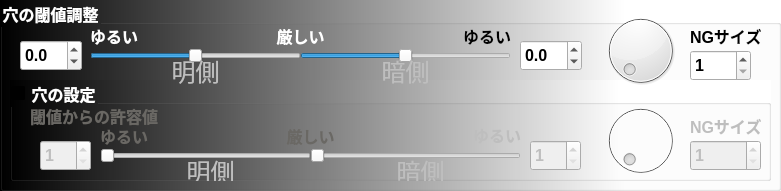
   <widget class="QGroupBox" name="gbDetailSettingH" >
    <property name="geometry" >
     <rect>
      <x>10</x>
      <y>660</y>
      <width>781</width>
      <height>191</height>
     </rect>
    </property>
    <property name="palette" >
     <palette>
      <active>
       <colorrole role="WindowText" >
        <brush brushstyle="SolidPattern" >
         <color alpha="255" >
          <red>255</red>
          <green>255</green>
          <blue>255</blue>
         </color>
        </brush>
       </colorrole>
      </active>
      <inactive>
       <colorrole role="WindowText" >
        <brush brushstyle="SolidPattern" >
         <color alpha="255" >
          <red>255</red>
          <green>255</green>
          <blue>255</blue>
         </color>
        </brush>
       </colorrole>
      </inactive>
      <disabled>
       <colorrole role="WindowText" >
        <brush brushstyle="SolidPattern" >
         <color alpha="255" >
          <red>106</red>
          <green>104</green>
          <blue>100</blue>
         </color>
        </brush>
       </colorrole>
      </disabled>
     </palette>
    </property>
    <property name="font" >
     <font>
      <family>MS UI Gothic</family>
      <pointsize>12</pointsize>
      <weight>75</weight>
      <italic>false</italic>
      <bold>true</bold>
      <underline>false</underline>
      <strikeout>false</strikeout>
     </font>
    </property>
    <property name="styleSheet" >
     <string notr="true" >QGroupBox{
	background-color: qlineargradient( x1: 0, y1: 0, x2:0.8, x2: 0.8, stop: 0 #000000, stop: 1 white);
}
</string>
    </property>
    <property name="title" >
     <string>穴の閾値調整</string>
    </property>
    <widget class="QGroupBox" name="gbDetailSettingForHole" >
     <property name="geometry" >
      <rect>
       <x>10</x>
       <y>80</y>
       <width>761</width>
       <height>101</height>
      </rect>
     </property>
     <property name="palette" >
      <palette>
       <active>
        <colorrole role="WindowText" >
         <brush brushstyle="SolidPattern" >
          <color alpha="255" >
           <red>255</red>
           <green>255</green>
           <blue>255</blue>
          </color>
         </brush>
        </colorrole>
       </active>
       <inactive>
        <colorrole role="WindowText" >
         <brush brushstyle="SolidPattern" >
          <color alpha="255" >
           <red>255</red>
           <green>255</green>
           <blue>255</blue>
          </color>
         </brush>
        </colorrole>
       </inactive>
       <disabled>
        <colorrole role="WindowText" >
         <brush brushstyle="SolidPattern" >
          <color alpha="255" >
           <red>106</red>
           <green>104</green>
           <blue>100</blue>
          </color>
         </brush>
        </colorrole>
       </disabled>
      </palette>
     </property>
     <property name="font" >
      <font>
       <family>MS UI Gothic</family>
       <pointsize>12</pointsize>
       <weight>75</weight>
       <italic>false</italic>
       <bold>true</bold>
       <underline>false</underline>
       <strikeout>false</strikeout>
      </font>
     </property>
     <property name="title" >
      <string>穴の設定</string>
     </property>
     <property name="checkable" >
      <bool>true</bool>
     </property>
     <property name="checked" >
      <bool>false</bool>
     </property>
     <widget class="QLabel" name="label_11" >
      <property name="geometry" >
       <rect>
        <x>460</x>
        <y>39</y>
        <width>51</width>
        <height>31</height>
       </rect>
      </property>
      <property name="palette" >
       <palette>
        <active/>
        <inactive/>
        <disabled/>
       </palette>
      </property>
      <property name="font" >
       <font>
        <family>MS UI Gothic</family>
        <pointsize>12</pointsize>
        <weight>75</weight>
        <italic>false</italic>
        <bold>true</bold>
        <underline>false</underline>
        <strikeout>false</strikeout>
       </font>
      </property>
      <property name="styleSheet" >
       <string notr="true" >background: none;</string>
      </property>
      <property name="text" >
       <string>ゆるい</string>
      </property>
      <property name="alignment" >
       <set>Qt::AlignLeading|Qt::AlignLeft|Qt::AlignRight|Qt::AlignTrailing|Qt::AlignVCenter</set>
      </property>
     </widget>
     <widget class="QSpinBox" name="sbNGThresholdForHole_D" >
      <property name="geometry" >
       <rect>
        <x>520</x>
        <y>60</y>
        <width>51</width>
        <height>31</height>
       </rect>
      </property>
      <property name="font" >
       <font>
        <family>MS UI Gothic</family>
        <pointsize>12</pointsize>
        <weight>75</weight>
        <italic>false</italic>
        <bold>true</bold>
        <underline>false</underline>
        <strikeout>false</strikeout>
       </font>
      </property>
      <property name="styleSheet" >
       <string notr="true" >background: none;</string>
      </property>
      <property name="minimum" >
       <number>1</number>
      </property>
      <property name="maximum" >
       <number>255</number>
      </property>
      <property name="value" >
       <number>1</number>
      </property>
     </widget>
     <widget class="QLabel" name="label_24" >
      <property name="geometry" >
       <rect>
        <x>275</x>
        <y>40</y>
        <width>51</width>
        <height>31</height>
       </rect>
      </property>
      <property name="palette" >
       <palette>
        <active>
         <colorrole role="WindowText" >
          <brush brushstyle="SolidPattern" >
           <color alpha="255" >
            <red>255</red>
            <green>255</green>
            <blue>255</blue>
           </color>
          </brush>
         </colorrole>
        </active>
        <inactive>
         <colorrole role="WindowText" >
          <brush brushstyle="SolidPattern" >
           <color alpha="255" >
            <red>255</red>
            <green>255</green>
            <blue>255</blue>
           </color>
          </brush>
         </colorrole>
        </inactive>
        <disabled>
         <colorrole role="WindowText" >
          <brush brushstyle="SolidPattern" >
           <color alpha="255" >
            <red>106</red>
            <green>104</green>
            <blue>100</blue>
           </color>
          </brush>
         </colorrole>
        </disabled>
       </palette>
      </property>
      <property name="font" >
       <font>
        <family>MS UI Gothic</family>
        <pointsize>12</pointsize>
        <weight>75</weight>
        <italic>false</italic>
        <bold>true</bold>
        <underline>false</underline>
        <strikeout>false</strikeout>
       </font>
      </property>
      <property name="styleSheet" >
       <string notr="true" >background: none;</string>
      </property>
      <property name="text" >
       <string>厳しい</string>
      </property>
      <property name="alignment" >
       <set>Qt::AlignCenter|Qt::AlignHCenter|Qt::AlignLeading|Qt::AlignLeft|Qt::AlignVCenter</set>
      </property>
     </widget>
     <widget class="QSpinBox" name="sbMinimumNGSizeForHole" >
      <property name="geometry" >
       <rect>
        <x>680</x>
        <y>60</y>
        <width>71</width>
        <height>31</height>
       </rect>
      </property>
      <property name="font" >
       <font>
        <family>MS UI Gothic</family>
        <pointsize>12</pointsize>
        <weight>75</weight>
        <italic>false</italic>
        <bold>true</bold>
        <underline>false</underline>
        <strikeout>false</strikeout>
       </font>
      </property>
      <property name="styleSheet" >
       <string notr="true" >background: none;</string>
      </property>
      <property name="minimum" >
       <number>1</number>
      </property>
      <property name="maximum" >
       <number>99999</number>
      </property>
      <property name="value" >
       <number>1</number>
      </property>
     </widget>
     <widget class="QLabel" name="label_25" >
      <property name="geometry" >
       <rect>
        <x>20</x>
        <y>20</y>
        <width>291</width>
        <height>31</height>
       </rect>
      </property>
      <property name="palette" >
       <palette>
        <active>
         <colorrole role="WindowText" >
          <brush brushstyle="SolidPattern" >
           <color alpha="255" >
            <red>255</red>
            <green>255</green>
            <blue>255</blue>
           </color>
          </brush>
         </colorrole>
        </active>
        <inactive>
         <colorrole role="WindowText" >
          <brush brushstyle="SolidPattern" >
           <color alpha="255" >
            <red>255</red>
            <green>255</green>
            <blue>255</blue>
           </color>
          </brush>
         </colorrole>
        </inactive>
        <disabled>
         <colorrole role="WindowText" >
          <brush brushstyle="SolidPattern" >
           <color alpha="255" >
            <red>106</red>
            <green>104</green>
            <blue>100</blue>
           </color>
          </brush>
         </colorrole>
        </disabled>
       </palette>
      </property>
      <property name="font" >
       <font>
        <family>MS UI Gothic</family>
        <pointsize>12</pointsize>
        <weight>75</weight>
        <italic>false</italic>
        <bold>true</bold>
        <underline>false</underline>
        <strikeout>false</strikeout>
       </font>
      </property>
      <property name="styleSheet" >
       <string notr="true" >background: none;</string>
      </property>
      <property name="text" >
       <string>閾値からの許容値</string>
      </property>
     </widget>
     <widget class="QLabel" name="label_26" >
      <property name="geometry" >
       <rect>
        <x>680</x>
        <y>30</y>
        <width>71</width>
        <height>31</height>
       </rect>
      </property>
      <property name="palette" >
       <palette>
        <active/>
        <inactive/>
        <disabled/>
       </palette>
      </property>
      <property name="font" >
       <font>
        <family>MS UI Gothic</family>
        <pointsize>12</pointsize>
        <weight>75</weight>
        <italic>false</italic>
        <bold>true</bold>
        <underline>false</underline>
        <strikeout>false</strikeout>
       </font>
      </property>
      <property name="styleSheet" >
       <string notr="true" >background: none;</string>
      </property>
      <property name="text" >
       <string>NGサイズ</string>
      </property>
     </widget>
     <widget class="QDial" name="diMinimumNGSizeForHole" >
      <property name="geometry" >
       <rect>
        <x>590</x>
        <y>20</y>
        <width>81</width>
        <height>81</height>
       </rect>
      </property>
      <property name="minimum" >
       <number>1</number>
      </property>
      <property name="value" >
       <number>1</number>
      </property>
     </widget>
     <widget class="QLabel" name="label_22" >
      <property name="geometry" >
       <rect>
        <x>90</x>
        <y>40</y>
        <width>51</width>
        <height>31</height>
       </rect>
      </property>
      <property name="palette" >
       <palette>
        <active>
         <colorrole role="WindowText" >
          <brush brushstyle="SolidPattern" >
           <color alpha="255" >
            <red>255</red>
            <green>255</green>
            <blue>255</blue>
           </color>
          </brush>
         </colorrole>
        </active>
        <inactive>
         <colorrole role="WindowText" >
          <brush brushstyle="SolidPattern" >
           <color alpha="255" >
            <red>255</red>
            <green>255</green>
            <blue>255</blue>
           </color>
          </brush>
         </colorrole>
        </inactive>
        <disabled>
         <colorrole role="WindowText" >
          <brush brushstyle="SolidPattern" >
           <color alpha="255" >
            <red>106</red>
            <green>104</green>
            <blue>100</blue>
           </color>
          </brush>
         </colorrole>
        </disabled>
       </palette>
      </property>
      <property name="font" >
       <font>
        <family>MS UI Gothic</family>
        <pointsize>12</pointsize>
        <weight>75</weight>
        <italic>false</italic>
        <bold>true</bold>
        <underline>false</underline>
        <strikeout>false</strikeout>
       </font>
      </property>
      <property name="styleSheet" >
       <string notr="true" >background: none;</string>
      </property>
      <property name="text" >
       <string>ゆるい</string>
      </property>
     </widget>
     <widget class="QSpinBox" name="sbNGThresholdForHole_B" >
      <property name="geometry" >
       <rect>
        <x>30</x>
        <y>60</y>
        <width>51</width>
        <height>31</height>
       </rect>
      </property>
      <property name="font" >
       <font>
        <family>MS UI Gothic</family>
        <pointsize>12</pointsize>
        <weight>75</weight>
        <italic>false</italic>
        <bold>true</bold>
        <underline>false</underline>
        <strikeout>false</strikeout>
       </font>
      </property>
      <property name="styleSheet" >
       <string notr="true" >background: none;</string>
      </property>
      <property name="minimum" >
       <number>1</number>
      </property>
      <property name="maximum" >
       <number>255</number>
      </property>
      <property name="value" >
       <number>1</number>
      </property>
     </widget>
     <widget class="QLabel" name="label_40" >
      <property name="enabled" >
       <bool>false</bool>
      </property>
      <property name="geometry" >
       <rect>
        <x>140</x>
        <y>70</y>
        <width>121</width>
        <height>41</height>
       </rect>
      </property>
      <property name="font" >
       <font>
        <family>MS UI Gothic</family>
        <pointsize>18</pointsize>
        <weight>50</weight>
        <italic>false</italic>
        <bold>false</bold>
        <underline>false</underline>
        <strikeout>false</strikeout>
       </font>
      </property>
      <property name="styleSheet" >
       <string notr="true" >background: none;</string>
      </property>
      <property name="text" >
       <string>明側</string>
      </property>
      <property name="alignment" >
       <set>Qt::AlignCenter|Qt::AlignHCenter|Qt::AlignLeading|Qt::AlignLeft|Qt::AlignVCenter</set>
      </property>
     </widget>
     <widget class="QLabel" name="label_41" >
      <property name="enabled" >
       <bool>false</bool>
      </property>
      <property name="geometry" >
       <rect>
        <x>350</x>
        <y>70</y>
        <width>121</width>
        <height>41</height>
       </rect>
      </property>
      <property name="font" >
       <font>
        <family>MS UI Gothic</family>
        <pointsize>18</pointsize>
        <weight>50</weight>
        <italic>false</italic>
        <bold>false</bold>
        <underline>false</underline>
        <strikeout>false</strikeout>
       </font>
      </property>
      <property name="styleSheet" >
       <string notr="true" >background: none;</string>
      </property>
      <property name="text" >
       <string>暗側</string>
      </property>
      <property name="alignment" >
       <set>Qt::AlignCenter|Qt::AlignHCenter|Qt::AlignLeading|Qt::AlignLeft|Qt::AlignVCenter</set>
      </property>
     </widget>
     <widget class="QSlider" name="hsNGThresholdForHole_B" >
      <property name="geometry" >
       <rect>
        <x>90</x>
        <y>60</y>
        <width>211</width>
        <height>31</height>
       </rect>
      </property>
      <property name="styleSheet" >
       <string notr="true" >background: none;</string>
      </property>
      <property name="minimum" >
       <number>1</number>
      </property>
      <property name="maximum" >
       <number>30</number>
      </property>
      <property name="pageStep" >
       <number>5</number>
      </property>
      <property name="orientation" >
       <enum>Qt::Horizontal</enum>
      </property>
     </widget>
     <widget class="QSlider" name="hsNGThresholdForHole_D" >
      <property name="geometry" >
       <rect>
        <x>300</x>
        <y>60</y>
        <width>211</width>
        <height>31</height>
       </rect>
      </property>
      <property name="styleSheet" >
       <string notr="true" >background: none;</string>
      </property>
      <property name="minimum" >
       <number>1</number>
      </property>
      <property name="maximum" >
       <number>30</number>
      </property>
      <property name="pageStep" >
       <number>5</number>
      </property>
      <property name="orientation" >
       <enum>Qt::Horizontal</enum>
      </property>
     </widget>
    </widget>
    <widget class="QDoubleSpinBox" name="dsbNGThresholdH_D" >
     <property name="geometry" >
      <rect>
       <x>520</x>
       <y>40</y>
       <width>62</width>
       <height>31</height>
      </rect>
     </property>
     <property name="font" >
      <font>
       <family>MS UI Gothic</family>
       <pointsize>12</pointsize>
       <weight>75</weight>
       <italic>false</italic>
       <bold>true</bold>
       <underline>false</underline>
       <strikeout>false</strikeout>
      </font>
     </property>
     <property name="styleSheet" >
      <string notr="true" >background: none;</string>
     </property>
     <property name="decimals" >
      <number>1</number>
     </property>
     <property name="minimum" >
      <double>-1.000000000000000</double>
     </property>
     <property name="maximum" >
      <double>1.000000000000000</double>
     </property>
     <property name="singleStep" >
      <double>0.100000000000000</double>
     </property>
    </widget>
    <widget class="QSpinBox" name="sbMinimumNGSizeH" >
     <property name="geometry" >
      <rect>
       <x>690</x>
       <y>50</y>
       <width>61</width>
       <height>31</height>
      </rect>
     </property>
     <property name="font" >
      <font>
       <family>MS UI Gothic</family>
       <pointsize>12</pointsize>
       <weight>75</weight>
       <italic>false</italic>
       <bold>true</bold>
       <underline>false</underline>
       <strikeout>false</strikeout>
      </font>
     </property>
     <property name="styleSheet" >
      <string notr="true" >background: none;</string>
     </property>
     <property name="minimum" >
      <number>1</number>
     </property>
     <property name="maximum" >
      <number>9999</number>
     </property>
     <property name="value" >
      <number>1</number>
     </property>
    </widget>
    <widget class="QDial" name="diMinimumNGSizeH" >
     <property name="geometry" >
      <rect>
       <x>600</x>
       <y>10</y>
       <width>81</width>
       <height>81</height>
      </rect>
     </property>
     <property name="minimum" >
      <number>1</number>
     </property>
     <property name="value" >
      <number>1</number>
     </property>
    </widget>
    <widget class="QLabel" name="lbStrongH" >
     <property name="geometry" >
      <rect>
       <x>275</x>
       <y>20</y>
       <width>51</width>
       <height>31</height>
      </rect>
     </property>
     <property name="palette" >
      <palette>
       <active>
        <colorrole role="WindowText" >
         <brush brushstyle="SolidPattern" >
          <color alpha="255" >
           <red>255</red>
           <green>255</green>
           <blue>255</blue>
          </color>
         </brush>
        </colorrole>
       </active>
       <inactive>
        <colorrole role="WindowText" >
         <brush brushstyle="SolidPattern" >
          <color alpha="255" >
           <red>255</red>
           <green>255</green>
           <blue>255</blue>
          </color>
         </brush>
        </colorrole>
       </inactive>
       <disabled>
        <colorrole role="WindowText" >
         <brush brushstyle="SolidPattern" >
          <color alpha="255" >
           <red>106</red>
           <green>104</green>
           <blue>100</blue>
          </color>
         </brush>
        </colorrole>
       </disabled>
      </palette>
     </property>
     <property name="font" >
      <font>
       <family>MS UI Gothic</family>
       <pointsize>12</pointsize>
       <weight>75</weight>
       <italic>false</italic>
       <bold>true</bold>
       <underline>false</underline>
       <strikeout>false</strikeout>
      </font>
     </property>
     <property name="styleSheet" >
      <string notr="true" >background: none;</string>
     </property>
     <property name="text" >
      <string>厳しい</string>
     </property>
     <property name="alignment" >
      <set>Qt::AlignCenter|Qt::AlignHCenter|Qt::AlignLeading|Qt::AlignLeft|Qt::AlignVCenter</set>
     </property>
    </widget>
    <widget class="QLabel" name="lbWeakH_D" >
     <property name="geometry" >
      <rect>
       <x>460</x>
       <y>20</y>
       <width>51</width>
       <height>31</height>
      </rect>
     </property>
     <property name="palette" >
      <palette>
       <active/>
       <inactive/>
       <disabled/>
      </palette>
     </property>
     <property name="font" >
      <font>
       <family>MS UI Gothic</family>
       <pointsize>12</pointsize>
       <weight>75</weight>
       <italic>false</italic>
       <bold>true</bold>
       <underline>false</underline>
       <strikeout>false</strikeout>
      </font>
     </property>
     <property name="styleSheet" >
      <string notr="true" >background: none;</string>
     </property>
     <property name="text" >
      <string>ゆるい</string>
     </property>
     <property name="alignment" >
      <set>Qt::AlignLeading|Qt::AlignLeft|Qt::AlignRight|Qt::AlignTrailing|Qt::AlignVCenter</set>
     </property>
    </widget>
    <widget class="QLabel" name="lbMinimumNGSizeH" >
     <property name="geometry" >
      <rect>
       <x>690</x>
       <y>20</y>
       <width>71</width>
       <height>31</height>
      </rect>
     </property>
     <property name="palette" >
      <palette>
       <active/>
       <inactive/>
       <disabled/>
      </palette>
     </property>
     <property name="font" >
      <font>
       <family>MS UI Gothic</family>
       <pointsize>12</pointsize>
       <weight>75</weight>
       <italic>false</italic>
       <bold>true</bold>
       <underline>false</underline>
       <strikeout>false</strikeout>
      </font>
     </property>
     <property name="styleSheet" >
      <string notr="true" >background: none;</string>
     </property>
     <property name="text" >
      <string>NGサイズ</string>
     </property>
    </widget>
    <widget class="QLabel" name="lbWeakH_B" >
     <property name="geometry" >
      <rect>
       <x>90</x>
       <y>20</y>
       <width>51</width>
       <height>31</height>
      </rect>
     </property>
     <property name="palette" >
      <palette>
       <active>
        <colorrole role="WindowText" >
         <brush brushstyle="SolidPattern" >
          <color alpha="255" >
           <red>255</red>
           <green>255</green>
           <blue>255</blue>
          </color>
         </brush>
        </colorrole>
       </active>
       <inactive>
        <colorrole role="WindowText" >
         <brush brushstyle="SolidPattern" >
          <color alpha="255" >
           <red>255</red>
           <green>255</green>
           <blue>255</blue>
          </color>
         </brush>
        </colorrole>
       </inactive>
       <disabled>
        <colorrole role="WindowText" >
         <brush brushstyle="SolidPattern" >
          <color alpha="255" >
           <red>106</red>
           <green>104</green>
           <blue>100</blue>
          </color>
         </brush>
        </colorrole>
       </disabled>
      </palette>
     </property>
     <property name="font" >
      <font>
       <family>MS UI Gothic</family>
       <pointsize>12</pointsize>
       <weight>75</weight>
       <italic>false</italic>
       <bold>true</bold>
       <underline>false</underline>
       <strikeout>false</strikeout>
      </font>
     </property>
     <property name="styleSheet" >
      <string notr="true" >background: none;</string>
     </property>
     <property name="text" >
      <string>ゆるい</string>
     </property>
    </widget>
    <widget class="QDoubleSpinBox" name="dsbNGThresholdH_B" >
     <property name="geometry" >
      <rect>
       <x>20</x>
       <y>40</y>
       <width>62</width>
       <height>31</height>
      </rect>
     </property>
     <property name="font" >
      <font>
       <family>MS UI Gothic</family>
       <pointsize>12</pointsize>
       <weight>75</weight>
       <italic>false</italic>
       <bold>true</bold>
       <underline>false</underline>
       <strikeout>false</strikeout>
      </font>
     </property>
     <property name="styleSheet" >
      <string notr="true" >background: none;</string>
     </property>
     <property name="decimals" >
      <number>1</number>
     </property>
     <property name="minimum" >
      <double>-1.000000000000000</double>
     </property>
     <property name="maximum" >
      <double>1.000000000000000</double>
     </property>
     <property name="singleStep" >
      <double>0.100000000000000</double>
     </property>
    </widget>
    <widget class="QLabel" name="label_38" >
     <property name="enabled" >
      <bool>false</bool>
     </property>
     <property name="geometry" >
      <rect>
       <x>135</x>
       <y>50</y>
       <width>121</width>
       <height>41</height>
      </rect>
     </property>
     <property name="font" >
      <font>
       <family>MS UI Gothic</family>
       <pointsize>18</pointsize>
       <weight>50</weight>
       <italic>false</italic>
       <bold>false</bold>
       <underline>false</underline>
       <strikeout>false</strikeout>
      </font>
     </property>
     <property name="styleSheet" >
      <string notr="true" >background: none;</string>
     </property>
     <property name="text" >
      <string>明側</string>
     </property>
     <property name="alignment" >
      <set>Qt::AlignCenter|Qt::AlignHCenter|Qt::AlignLeading|Qt::AlignLeft|Qt::AlignVCenter</set>
     </property>
    </widget>
    <widget class="QLabel" name="label_39" >
     <property name="enabled" >
      <bool>false</bool>
     </property>
     <property name="geometry" >
      <rect>
       <x>345</x>
       <y>50</y>
       <width>121</width>
       <height>41</height>
      </rect>
     </property>
     <property name="font" >
      <font>
       <family>MS UI Gothic</family>
       <pointsize>18</pointsize>
       <weight>50</weight>
       <italic>false</italic>
       <bold>false</bold>
       <underline>false</underline>
       <strikeout>false</strikeout>
      </font>
     </property>
     <property name="styleSheet" >
      <string notr="true" >background: none;</string>
     </property>
     <property name="text" >
      <string>暗側</string>
     </property>
     <property name="alignment" >
      <set>Qt::AlignCenter|Qt::AlignHCenter|Qt::AlignLeading|Qt::AlignLeft|Qt::AlignVCenter</set>
     </property>
    </widget>
    <widget class="QSlider" name="hsNGThresholdH_B" >
     <property name="geometry" >
      <rect>
       <x>90</x>
       <y>40</y>
       <width>211</width>
       <height>31</height>
      </rect>
     </property>
     <property name="styleSheet" >
      <string notr="true" >background: none;</string>
     </property>
     <property name="minimum" >
      <number>-10</number>
     </property>
     <property name="maximum" >
      <number>10</number>
     </property>
     <property name="pageStep" >
      <number>1</number>
     </property>
     <property name="orientation" >
      <enum>Qt::Horizontal</enum>
     </property>
    </widget>
    <widget class="QSlider" name="hsNGThresholdH_D" >
     <property name="geometry" >
      <rect>
       <x>300</x>
       <y>40</y>
       <width>211</width>
       <height>31</height>
      </rect>
     </property>
     <property name="styleSheet" >
      <string notr="true" >background: none;</string>
     </property>
     <property name="minimum" >
      <number>-10</number>
     </property>
     <property name="maximum" >
      <number>10</number>
     </property>
     <property name="pageStep" >
      <number>1</number>
     </property>
     <property name="orientation" >
      <enum>Qt::Horizontal</enum>
     </property>
    </widget>
   </widget>
